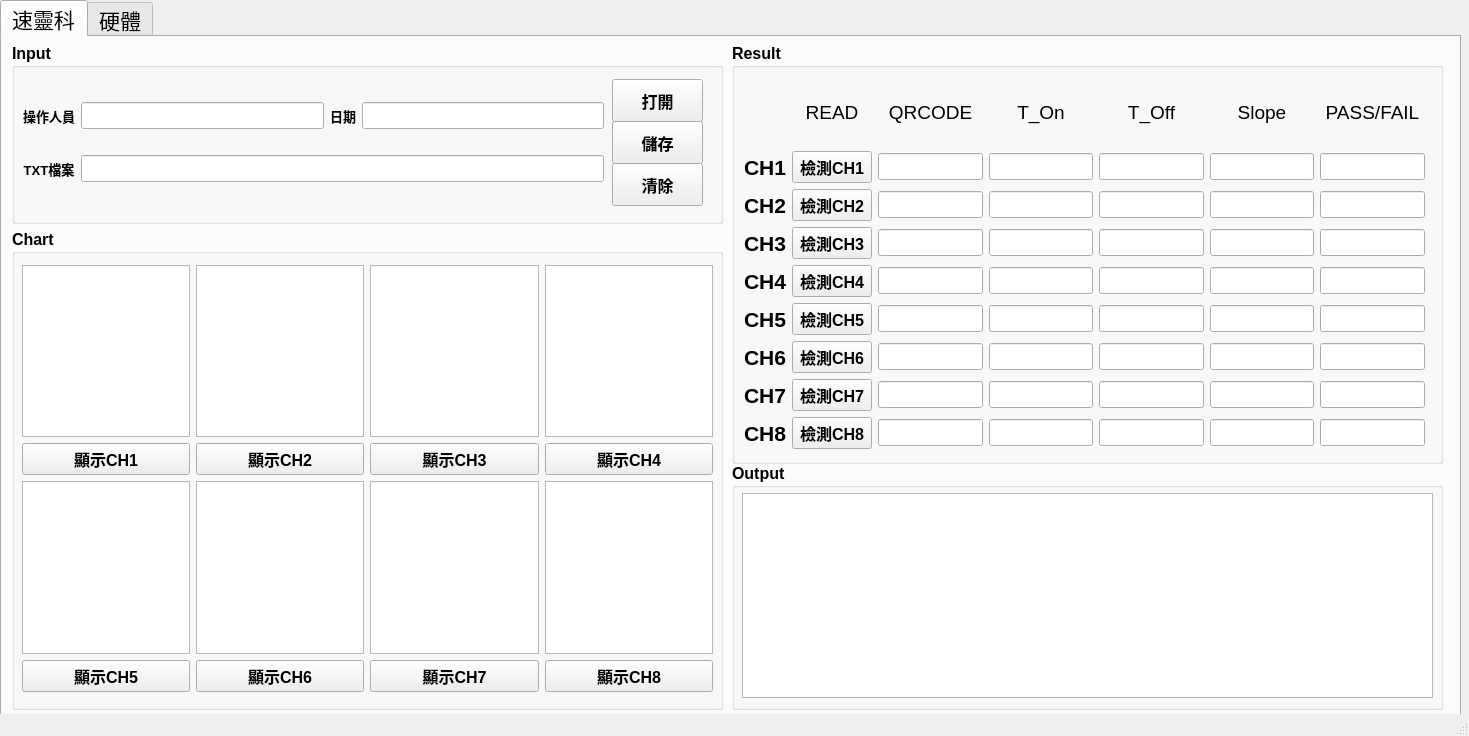
<?xml version="1.0" encoding="UTF-8"?>
<ui version="4.0">
 <class>MainWindow</class>
 <widget class="QMainWindow" name="MainWindow">
  <property name="geometry">
   <rect>
    <x>0</x>
    <y>0</y>
    <width>1469</width>
    <height>736</height>
   </rect>
  </property>
  <property name="windowTitle">
   <string>MainWindow</string>
  </property>
  <widget class="QWidget" name="centralwidget">
   <widget class="QTabWidget" name="tabWidget">
    <property name="geometry">
     <rect>
      <x>0</x>
      <y>0</y>
      <width>1461</width>
      <height>721</height>
     </rect>
    </property>
    <property name="font">
     <font>
      <pointsize>16</pointsize>
     </font>
    </property>
    <property name="currentIndex">
     <number>0</number>
    </property>
    <widget class="QWidget" name="tab_Sulink">
     <attribute name="title">
      <string>速靈科</string>
     </attribute>
     <widget class="QGroupBox" name="Input_box">
      <property name="geometry">
       <rect>
        <x>10</x>
        <y>6</y>
        <width>711</width>
        <height>181</height>
       </rect>
      </property>
      <property name="font">
       <font>
        <pointsize>12</pointsize>
        <weight>75</weight>
        <italic>false</italic>
        <bold>true</bold>
        <underline>false</underline>
        <strikeout>false</strikeout>
        <kerning>true</kerning>
       </font>
      </property>
      <property name="styleSheet">
       <string notr="true"/>
      </property>
      <property name="title">
       <string>Input</string>
      </property>
      <widget class="QPushButton" name="btn_opentxt">
       <property name="geometry">
        <rect>
         <x>600</x>
         <y>36</y>
         <width>91</width>
         <height>43</height>
        </rect>
       </property>
       <property name="font">
        <font>
         <pointsize>12</pointsize>
         <weight>75</weight>
         <italic>false</italic>
         <bold>true</bold>
         <underline>false</underline>
         <strikeout>false</strikeout>
         <kerning>true</kerning>
        </font>
       </property>
       <property name="text">
        <string>打開</string>
       </property>
      </widget>
      <widget class="QPushButton" name="btn_save">
       <property name="geometry">
        <rect>
         <x>600</x>
         <y>78</y>
         <width>91</width>
         <height>43</height>
        </rect>
       </property>
       <property name="font">
        <font>
         <pointsize>12</pointsize>
         <weight>75</weight>
         <italic>false</italic>
         <bold>true</bold>
         <underline>false</underline>
         <strikeout>false</strikeout>
         <kerning>true</kerning>
        </font>
       </property>
       <property name="text">
        <string>儲存</string>
       </property>
      </widget>
      <widget class="QPushButton" name="btn_clean">
       <property name="geometry">
        <rect>
         <x>600</x>
         <y>120</y>
         <width>91</width>
         <height>43</height>
        </rect>
       </property>
       <property name="font">
        <font>
         <pointsize>12</pointsize>
         <weight>75</weight>
         <italic>false</italic>
         <bold>true</bold>
         <underline>false</underline>
         <strikeout>false</strikeout>
         <kerning>true</kerning>
        </font>
       </property>
       <property name="text">
        <string>清除</string>
       </property>
      </widget>
      <widget class="QWidget" name="layoutWidget">
       <property name="geometry">
        <rect>
         <x>11</x>
         <y>39</y>
         <width>581</width>
         <height>121</height>
        </rect>
       </property>
       <layout class="QGridLayout" name="gridLayout_2">
        <item row="0" column="0">
         <widget class="QLabel" name="label_name">
          <property name="font">
           <font>
            <pointsize>10</pointsize>
            <weight>75</weight>
            <italic>false</italic>
            <bold>true</bold>
            <underline>false</underline>
            <strikeout>false</strikeout>
            <kerning>true</kerning>
           </font>
          </property>
          <property name="text">
           <string>操作人員</string>
          </property>
          <property name="alignment">
           <set>Qt::AlignCenter</set>
          </property>
         </widget>
        </item>
        <item row="0" column="1">
         <widget class="QLineEdit" name="input_name"/>
        </item>
        <item row="0" column="2">
         <widget class="QLabel" name="label_datetime">
          <property name="font">
           <font>
            <pointsize>10</pointsize>
            <weight>75</weight>
            <italic>false</italic>
            <bold>true</bold>
            <underline>false</underline>
            <strikeout>false</strikeout>
            <kerning>true</kerning>
           </font>
          </property>
          <property name="text">
           <string>日期</string>
          </property>
          <property name="alignment">
           <set>Qt::AlignCenter</set>
          </property>
         </widget>
        </item>
        <item row="0" column="3">
         <widget class="QLineEdit" name="output_datetime"/>
        </item>
        <item row="1" column="0">
         <widget class="QLabel" name="label_txt_2">
          <property name="font">
           <font>
            <pointsize>10</pointsize>
            <weight>75</weight>
            <italic>false</italic>
            <bold>true</bold>
            <underline>false</underline>
            <strikeout>false</strikeout>
            <kerning>true</kerning>
           </font>
          </property>
          <property name="text">
           <string>TXT檔案</string>
          </property>
          <property name="alignment">
           <set>Qt::AlignCenter</set>
          </property>
         </widget>
        </item>
        <item row="1" column="1" colspan="3">
         <widget class="QLineEdit" name="input_file"/>
        </item>
       </layout>
      </widget>
     </widget>
     <widget class="QGroupBox" name="Chart_box">
      <property name="geometry">
       <rect>
        <x>10</x>
        <y>192</y>
        <width>711</width>
        <height>481</height>
       </rect>
      </property>
      <property name="font">
       <font>
        <pointsize>12</pointsize>
        <weight>75</weight>
        <bold>true</bold>
       </font>
      </property>
      <property name="title">
       <string>Chart</string>
      </property>
      <widget class="QSplitter" name="splitter_2">
       <property name="geometry">
        <rect>
         <x>16</x>
         <y>156</y>
         <width>0</width>
         <height>0</height>
        </rect>
       </property>
       <property name="orientation">
        <enum>Qt::Vertical</enum>
       </property>
       <widget class="QWidget" name="widget_6" native="true">
        <property name="styleSheet">
         <string notr="true">background-color: rgb(255, 255, 255);</string>
        </property>
       </widget>
       <widget class="QWidget" name="widget_7" native="true">
        <property name="styleSheet">
         <string notr="true">background-color: rgb(255, 255, 255);</string>
        </property>
       </widget>
       <widget class="QWidget" name="widget_8" native="true">
        <property name="styleSheet">
         <string notr="true">background-color: rgb(255, 255, 255);</string>
        </property>
       </widget>
       <widget class="QWidget" name="widget_5" native="true">
        <property name="styleSheet">
         <string notr="true">background-color: rgb(255, 255, 255);</string>
        </property>
       </widget>
      </widget>
      <widget class="QWidget" name="layoutWidget_2">
       <property name="geometry">
        <rect>
         <x>10</x>
         <y>36</y>
         <width>691</width>
         <height>427</height>
        </rect>
       </property>
       <layout class="QGridLayout" name="gridLayout_3">
        <item row="3" column="1">
         <widget class="QPushButton" name="ch6_display">
          <property name="text">
           <string>顯示CH6</string>
          </property>
         </widget>
        </item>
        <item row="3" column="2">
         <widget class="QPushButton" name="ch7_display">
          <property name="text">
           <string>顯示CH7</string>
          </property>
         </widget>
        </item>
        <item row="3" column="3">
         <widget class="QPushButton" name="ch8_display">
          <property name="text">
           <string>顯示CH8</string>
          </property>
         </widget>
        </item>
        <item row="1" column="2">
         <widget class="QPushButton" name="ch3_display">
          <property name="text">
           <string>顯示CH3</string>
          </property>
         </widget>
        </item>
        <item row="0" column="2">
         <widget class="QGraphicsView" name="ch3_chart"/>
        </item>
        <item row="2" column="2">
         <widget class="QGraphicsView" name="ch7_chart"/>
        </item>
        <item row="2" column="3">
         <widget class="QGraphicsView" name="ch8_chart"/>
        </item>
        <item row="0" column="3">
         <widget class="QGraphicsView" name="ch4_chart"/>
        </item>
        <item row="1" column="0">
         <widget class="QPushButton" name="ch1_display">
          <property name="text">
           <string>顯示CH1</string>
          </property>
         </widget>
        </item>
        <item row="0" column="0">
         <widget class="QGraphicsView" name="ch1_chart"/>
        </item>
        <item row="2" column="1">
         <widget class="QGraphicsView" name="ch6_chart"/>
        </item>
        <item row="1" column="1">
         <widget class="QPushButton" name="ch2_display">
          <property name="text">
           <string>顯示CH2</string>
          </property>
         </widget>
        </item>
        <item row="2" column="0">
         <widget class="QGraphicsView" name="ch5_chart"/>
        </item>
        <item row="0" column="1">
         <widget class="QGraphicsView" name="ch2_chart"/>
        </item>
        <item row="3" column="0">
         <widget class="QPushButton" name="ch5_display">
          <property name="text">
           <string>顯示CH5</string>
          </property>
         </widget>
        </item>
        <item row="1" column="3">
         <widget class="QPushButton" name="ch4_display">
          <property name="text">
           <string>顯示CH4</string>
          </property>
         </widget>
        </item>
       </layout>
      </widget>
     </widget>
     <widget class="QGroupBox" name="Result_box">
      <property name="geometry">
       <rect>
        <x>730</x>
        <y>6</y>
        <width>711</width>
        <height>421</height>
       </rect>
      </property>
      <property name="font">
       <font>
        <pointsize>12</pointsize>
        <weight>75</weight>
        <bold>true</bold>
       </font>
      </property>
      <property name="title">
       <string>Result</string>
      </property>
      <widget class="QWidget" name="layoutWidget_3">
       <property name="geometry">
        <rect>
         <x>12</x>
         <y>36</y>
         <width>681</width>
         <height>370</height>
        </rect>
       </property>
       <layout class="QGridLayout" name="gridLayout">
        <item row="6" column="0">
         <widget class="QLabel" name="label_ch6">
          <property name="font">
           <font>
            <pointsize>16</pointsize>
            <weight>75</weight>
            <bold>true</bold>
           </font>
          </property>
          <property name="text">
           <string>CH6</string>
          </property>
          <property name="alignment">
           <set>Qt::AlignCenter</set>
          </property>
         </widget>
        </item>
        <item row="7" column="4">
         <widget class="QLineEdit" name="ch7_T_Off">
          <property name="alignment">
           <set>Qt::AlignCenter</set>
          </property>
         </widget>
        </item>
        <item row="5" column="1">
         <widget class="QPushButton" name="ch5_qrcode">
          <property name="text">
           <string>檢測CH5</string>
          </property>
         </widget>
        </item>
        <item row="2" column="5">
         <widget class="QLineEdit" name="ch2_slope">
          <property name="alignment">
           <set>Qt::AlignCenter</set>
          </property>
         </widget>
        </item>
        <item row="4" column="5">
         <widget class="QLineEdit" name="ch4_slope">
          <property name="alignment">
           <set>Qt::AlignCenter</set>
          </property>
         </widget>
        </item>
        <item row="3" column="2">
         <widget class="QLineEdit" name="ch3_qrcodelable">
          <property name="alignment">
           <set>Qt::AlignCenter</set>
          </property>
         </widget>
        </item>
        <item row="1" column="6">
         <widget class="QLineEdit" name="ch1_PF">
          <property name="alignment">
           <set>Qt::AlignCenter</set>
          </property>
         </widget>
        </item>
        <item row="1" column="5">
         <widget class="QLineEdit" name="ch1_slope">
          <property name="alignment">
           <set>Qt::AlignCenter</set>
          </property>
         </widget>
        </item>
        <item row="3" column="1">
         <widget class="QPushButton" name="ch3_qrcode">
          <property name="text">
           <string>檢測CH3</string>
          </property>
         </widget>
        </item>
        <item row="4" column="6">
         <widget class="QLineEdit" name="ch4_PF">
          <property name="alignment">
           <set>Qt::AlignCenter</set>
          </property>
         </widget>
        </item>
        <item row="2" column="4">
         <widget class="QLineEdit" name="ch2_T_Off">
          <property name="alignment">
           <set>Qt::AlignCenter</set>
          </property>
         </widget>
        </item>
        <item row="7" column="5">
         <widget class="QLineEdit" name="ch7_slope">
          <property name="alignment">
           <set>Qt::AlignCenter</set>
          </property>
         </widget>
        </item>
        <item row="2" column="1">
         <widget class="QPushButton" name="ch2_qrcode">
          <property name="text">
           <string>檢測CH2</string>
          </property>
         </widget>
        </item>
        <item row="2" column="2">
         <widget class="QLineEdit" name="ch2_qrcodelable">
          <property name="alignment">
           <set>Qt::AlignCenter</set>
          </property>
         </widget>
        </item>
        <item row="4" column="1">
         <widget class="QPushButton" name="ch4_qrcode">
          <property name="text">
           <string>檢測CH4</string>
          </property>
         </widget>
        </item>
        <item row="1" column="4">
         <widget class="QLineEdit" name="ch1_T_Off">
          <property name="alignment">
           <set>Qt::AlignCenter</set>
          </property>
         </widget>
        </item>
        <item row="0" column="3">
         <widget class="QLabel" name="label_T_On">
          <property name="font">
           <font>
            <pointsize>14</pointsize>
            <weight>50</weight>
            <bold>false</bold>
           </font>
          </property>
          <property name="text">
           <string>T_On</string>
          </property>
          <property name="alignment">
           <set>Qt::AlignCenter</set>
          </property>
         </widget>
        </item>
        <item row="1" column="3">
         <widget class="QLineEdit" name="ch1_T_On">
          <property name="alignment">
           <set>Qt::AlignCenter</set>
          </property>
         </widget>
        </item>
        <item row="7" column="3">
         <widget class="QLineEdit" name="ch7_T_On">
          <property name="alignment">
           <set>Qt::AlignCenter</set>
          </property>
         </widget>
        </item>
        <item row="7" column="1">
         <widget class="QPushButton" name="ch7_qrcode">
          <property name="text">
           <string>檢測CH7</string>
          </property>
         </widget>
        </item>
        <item row="4" column="0">
         <widget class="QLabel" name="label_ch4">
          <property name="font">
           <font>
            <pointsize>16</pointsize>
            <weight>75</weight>
            <bold>true</bold>
           </font>
          </property>
          <property name="text">
           <string>CH4</string>
          </property>
          <property name="alignment">
           <set>Qt::AlignCenter</set>
          </property>
         </widget>
        </item>
        <item row="6" column="2">
         <widget class="QLineEdit" name="ch6_qrcodelable">
          <property name="alignment">
           <set>Qt::AlignCenter</set>
          </property>
         </widget>
        </item>
        <item row="3" column="6">
         <widget class="QLineEdit" name="ch3_PF">
          <property name="alignment">
           <set>Qt::AlignCenter</set>
          </property>
         </widget>
        </item>
        <item row="8" column="1">
         <widget class="QPushButton" name="ch8_qrcode">
          <property name="text">
           <string>檢測CH8</string>
          </property>
         </widget>
        </item>
        <item row="3" column="5">
         <widget class="QLineEdit" name="ch3_slope">
          <property name="alignment">
           <set>Qt::AlignCenter</set>
          </property>
         </widget>
        </item>
        <item row="5" column="2">
         <widget class="QLineEdit" name="ch5_qrcodelable">
          <property name="alignment">
           <set>Qt::AlignCenter</set>
          </property>
         </widget>
        </item>
        <item row="8" column="4">
         <widget class="QLineEdit" name="ch8_T_Off">
          <property name="alignment">
           <set>Qt::AlignCenter</set>
          </property>
         </widget>
        </item>
        <item row="5" column="4">
         <widget class="QLineEdit" name="ch5_T_Off">
          <property name="alignment">
           <set>Qt::AlignCenter</set>
          </property>
         </widget>
        </item>
        <item row="6" column="4">
         <widget class="QLineEdit" name="ch6_T_Off">
          <property name="alignment">
           <set>Qt::AlignCenter</set>
          </property>
         </widget>
        </item>
        <item row="8" column="3">
         <widget class="QLineEdit" name="ch8_T_On">
          <property name="alignment">
           <set>Qt::AlignCenter</set>
          </property>
         </widget>
        </item>
        <item row="7" column="6">
         <widget class="QLineEdit" name="ch7_PF">
          <property name="alignment">
           <set>Qt::AlignCenter</set>
          </property>
         </widget>
        </item>
        <item row="5" column="0">
         <widget class="QLabel" name="label_ch5">
          <property name="font">
           <font>
            <pointsize>16</pointsize>
            <weight>75</weight>
            <bold>true</bold>
           </font>
          </property>
          <property name="text">
           <string>CH5</string>
          </property>
          <property name="alignment">
           <set>Qt::AlignCenter</set>
          </property>
         </widget>
        </item>
        <item row="6" column="1">
         <widget class="QPushButton" name="ch6_qrcode">
          <property name="text">
           <string>檢測CH6</string>
          </property>
         </widget>
        </item>
        <item row="4" column="4">
         <widget class="QLineEdit" name="ch4_T_Off">
          <property name="alignment">
           <set>Qt::AlignCenter</set>
          </property>
         </widget>
        </item>
        <item row="3" column="4">
         <widget class="QLineEdit" name="ch3_T_Off">
          <property name="alignment">
           <set>Qt::AlignCenter</set>
          </property>
         </widget>
        </item>
        <item row="7" column="0">
         <widget class="QLabel" name="label_ch7">
          <property name="font">
           <font>
            <pointsize>16</pointsize>
            <weight>75</weight>
            <bold>true</bold>
           </font>
          </property>
          <property name="text">
           <string>CH7</string>
          </property>
          <property name="alignment">
           <set>Qt::AlignCenter</set>
          </property>
         </widget>
        </item>
        <item row="0" column="6">
         <widget class="QLabel" name="label_T_On_14">
          <property name="font">
           <font>
            <pointsize>14</pointsize>
            <weight>50</weight>
            <bold>false</bold>
           </font>
          </property>
          <property name="text">
           <string>PASS/FAIL</string>
          </property>
          <property name="alignment">
           <set>Qt::AlignCenter</set>
          </property>
         </widget>
        </item>
        <item row="3" column="0">
         <widget class="QLabel" name="label_ch3">
          <property name="font">
           <font>
            <pointsize>16</pointsize>
            <weight>75</weight>
            <bold>true</bold>
           </font>
          </property>
          <property name="text">
           <string>CH3</string>
          </property>
          <property name="alignment">
           <set>Qt::AlignCenter</set>
          </property>
         </widget>
        </item>
        <item row="0" column="4">
         <widget class="QLabel" name="label_T_Off">
          <property name="font">
           <font>
            <pointsize>14</pointsize>
            <weight>50</weight>
            <bold>false</bold>
           </font>
          </property>
          <property name="text">
           <string>T_Off</string>
          </property>
          <property name="alignment">
           <set>Qt::AlignCenter</set>
          </property>
         </widget>
        </item>
        <item row="4" column="3">
         <widget class="QLineEdit" name="ch4_T_On">
          <property name="alignment">
           <set>Qt::AlignCenter</set>
          </property>
         </widget>
        </item>
        <item row="8" column="2">
         <widget class="QLineEdit" name="ch8_qrcodelable">
          <property name="alignment">
           <set>Qt::AlignCenter</set>
          </property>
         </widget>
        </item>
        <item row="8" column="0">
         <widget class="QLabel" name="label_ch8">
          <property name="font">
           <font>
            <pointsize>16</pointsize>
            <weight>75</weight>
            <bold>true</bold>
           </font>
          </property>
          <property name="text">
           <string>CH8</string>
          </property>
          <property name="alignment">
           <set>Qt::AlignCenter</set>
          </property>
         </widget>
        </item>
        <item row="2" column="0">
         <widget class="QLabel" name="label_ch2">
          <property name="font">
           <font>
            <pointsize>16</pointsize>
            <weight>75</weight>
            <bold>true</bold>
           </font>
          </property>
          <property name="text">
           <string>CH2</string>
          </property>
          <property name="alignment">
           <set>Qt::AlignCenter</set>
          </property>
         </widget>
        </item>
        <item row="1" column="0">
         <widget class="QLabel" name="label_ch1">
          <property name="font">
           <font>
            <pointsize>16</pointsize>
            <weight>75</weight>
            <bold>true</bold>
           </font>
          </property>
          <property name="text">
           <string>CH1</string>
          </property>
          <property name="alignment">
           <set>Qt::AlignCenter</set>
          </property>
         </widget>
        </item>
        <item row="0" column="1">
         <widget class="QLabel" name="label_qrcode_2">
          <property name="font">
           <font>
            <pointsize>14</pointsize>
            <weight>50</weight>
            <bold>false</bold>
           </font>
          </property>
          <property name="text">
           <string>READ</string>
          </property>
          <property name="alignment">
           <set>Qt::AlignCenter</set>
          </property>
         </widget>
        </item>
        <item row="0" column="2">
         <widget class="QLabel" name="label_qrcode">
          <property name="font">
           <font>
            <pointsize>14</pointsize>
            <weight>50</weight>
            <bold>false</bold>
           </font>
          </property>
          <property name="text">
           <string>QRCODE</string>
          </property>
          <property name="alignment">
           <set>Qt::AlignCenter</set>
          </property>
         </widget>
        </item>
        <item row="7" column="2">
         <widget class="QLineEdit" name="ch7_qrcodelable">
          <property name="alignment">
           <set>Qt::AlignCenter</set>
          </property>
         </widget>
        </item>
        <item row="6" column="6">
         <widget class="QLineEdit" name="ch6_PF">
          <property name="alignment">
           <set>Qt::AlignCenter</set>
          </property>
         </widget>
        </item>
        <item row="1" column="1">
         <widget class="QPushButton" name="ch1_qrcode">
          <property name="text">
           <string>檢測CH1</string>
          </property>
         </widget>
        </item>
        <item row="2" column="3">
         <widget class="QLineEdit" name="ch2_T_On">
          <property name="alignment">
           <set>Qt::AlignCenter</set>
          </property>
         </widget>
        </item>
        <item row="2" column="6">
         <widget class="QLineEdit" name="ch2_PF">
          <property name="alignment">
           <set>Qt::AlignCenter</set>
          </property>
         </widget>
        </item>
        <item row="3" column="3">
         <widget class="QLineEdit" name="ch3_T_On">
          <property name="alignment">
           <set>Qt::AlignCenter</set>
          </property>
         </widget>
        </item>
        <item row="8" column="6">
         <widget class="QLineEdit" name="ch8_PF">
          <property name="alignment">
           <set>Qt::AlignCenter</set>
          </property>
         </widget>
        </item>
        <item row="1" column="2">
         <widget class="QLineEdit" name="ch1_qrcodelable">
          <property name="alignment">
           <set>Qt::AlignCenter</set>
          </property>
         </widget>
        </item>
        <item row="6" column="5">
         <widget class="QLineEdit" name="ch6_slope">
          <property name="alignment">
           <set>Qt::AlignCenter</set>
          </property>
         </widget>
        </item>
        <item row="4" column="2">
         <widget class="QLineEdit" name="ch4_qrcodelable">
          <property name="alignment">
           <set>Qt::AlignCenter</set>
          </property>
         </widget>
        </item>
        <item row="5" column="5">
         <widget class="QLineEdit" name="ch5_slope">
          <property name="alignment">
           <set>Qt::AlignCenter</set>
          </property>
         </widget>
        </item>
        <item row="5" column="3">
         <widget class="QLineEdit" name="ch5_T_On">
          <property name="alignment">
           <set>Qt::AlignCenter</set>
          </property>
         </widget>
        </item>
        <item row="5" column="6">
         <widget class="QLineEdit" name="ch5_PF">
          <property name="alignment">
           <set>Qt::AlignCenter</set>
          </property>
         </widget>
        </item>
        <item row="6" column="3">
         <widget class="QLineEdit" name="ch6_T_On">
          <property name="alignment">
           <set>Qt::AlignCenter</set>
          </property>
         </widget>
        </item>
        <item row="8" column="5">
         <widget class="QLineEdit" name="ch8_slope">
          <property name="alignment">
           <set>Qt::AlignCenter</set>
          </property>
         </widget>
        </item>
        <item row="0" column="5">
         <widget class="QLabel" name="label_Slope">
          <property name="font">
           <font>
            <pointsize>14</pointsize>
            <weight>50</weight>
            <bold>false</bold>
           </font>
          </property>
          <property name="text">
           <string>Slope</string>
          </property>
          <property name="alignment">
           <set>Qt::AlignCenter</set>
          </property>
         </widget>
        </item>
       </layout>
      </widget>
     </widget>
     <widget class="QGroupBox" name="groupBox">
      <property name="geometry">
       <rect>
        <x>730</x>
        <y>426</y>
        <width>711</width>
        <height>247</height>
       </rect>
      </property>
      <property name="font">
       <font>
        <pointsize>12</pointsize>
        <weight>75</weight>
        <bold>true</bold>
       </font>
      </property>
      <property name="title">
       <string>Output</string>
      </property>
      <widget class="QTextBrowser" name="textBrowser">
       <property name="geometry">
        <rect>
         <x>10</x>
         <y>30</y>
         <width>691</width>
         <height>205</height>
        </rect>
       </property>
       <property name="html">
        <string>&lt;!DOCTYPE HTML PUBLIC &quot;-//W3C//DTD HTML 4.0//EN&quot; &quot;http://www.w3.org/TR/REC-html40/strict.dtd&quot;&gt;
&lt;html&gt;&lt;head&gt;&lt;meta name=&quot;qrichtext&quot; content=&quot;1&quot; /&gt;&lt;style type=&quot;text/css&quot;&gt;
p, li { white-space: pre-wrap; }
&lt;/style&gt;&lt;/head&gt;&lt;body style=&quot; font-family:'MS Shell Dlg 2'; font-size:12pt; font-weight:600; font-style:normal;&quot;&gt;
&lt;p style=&quot;-qt-paragraph-type:empty; margin-top:0px; margin-bottom:0px; margin-left:0px; margin-right:0px; -qt-block-indent:0; text-indent:0px;&quot;&gt;&lt;br /&gt;&lt;/p&gt;&lt;/body&gt;&lt;/html&gt;</string>
       </property>
      </widget>
     </widget>
    </widget>
    <widget class="QWidget" name="tab_hardware">
     <attribute name="title">
      <string>硬體</string>
     </attribute>
    </widget>
   </widget>
  </widget>
  <widget class="QStatusBar" name="statusbar"/>
 </widget>
 <resources/>
 <connections/>
</ui>
